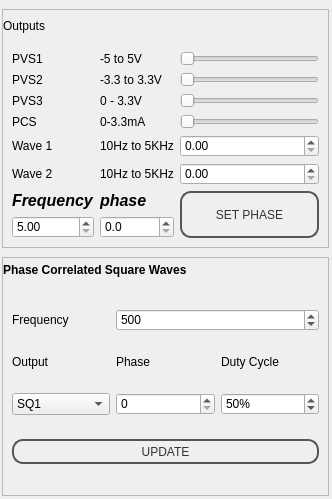
<?xml version="1.0" encoding="UTF-8"?>
<ui version="4.0">
 <class>MainWindow</class>
 <widget class="QMainWindow" name="MainWindow">
  <property name="geometry">
   <rect>
    <x>0</x>
    <y>0</y>
    <width>332</width>
    <height>499</height>
   </rect>
  </property>
  <property name="mouseTracking">
   <bool>false</bool>
  </property>
  <property name="windowTitle">
   <string>Control various outputs</string>
  </property>
  <property name="windowIcon">
   <iconset>
    <normaloff>../../../../../usr/share/pixmaps/cubeview48.png</normaloff>../../../../../usr/share/pixmaps/cubeview48.png</iconset>
  </property>
  <property name="windowOpacity">
   <double>1.000000000000000</double>
  </property>
  <property name="toolTip">
   <string/>
  </property>
  <property name="autoFillBackground">
   <bool>false</bool>
  </property>
  <property name="styleSheet">
   <string notr="true">QPushButton {
color: #333;
border: 2px solid #555;
border-radius: 11px;
padding: 5px;
background: qradialgradient(cx: 0.3, cy: -0.4,
fx: 0.3, fy: -0.4,
radius: 1.35, stop: 0 #fff, stop: 1 #888);
min-width: 80px;
}

QPushButton:pressed {
background: qradialgradient(cx: 0.4, cy: -0.1,
fx: 0.4, fy: -0.1,
radius: 1.35, stop: 0 #fff, stop: 1 #ddd);
}

QFrame.PeripheralCollection{
border-top-left-radius: 5px;
border-top-right-radius: 5px;
border: 1px solid black;
background: qlineargradient(x1: 0, y1: 0, x2: 0, y2: 1,
stop: 0 #6af, stop: 0.1 #689);
}
QFrame.PeripheralCollection QLabel {
color: white;
font-weight: bold;
}

QFrame.PeripheralCollectionInner {
background: qlineargradient(x1: 0, y1: 0, x2: 0, y2: 1,
stop: 0 #abe, stop: 0.7 #aba);
border: none;
border-top: 1px solid black;
}

QFrame.PeripheralCollectionInner QLabel{
color: black;
}


</string>
  </property>
  <property name="toolButtonStyle">
   <enum>Qt::ToolButtonIconOnly</enum>
  </property>
  <property name="tabShape">
   <enum>QTabWidget::Rounded</enum>
  </property>
  <widget class="QWidget" name="centralwidget">
   <property name="layoutDirection">
    <enum>Qt::LeftToRight</enum>
   </property>
   <layout class="QGridLayout" name="gridLayout_3">
    <property name="leftMargin">
     <number>2</number>
    </property>
    <property name="topMargin">
     <number>9</number>
    </property>
    <property name="rightMargin">
     <number>3</number>
    </property>
    <property name="bottomMargin">
     <number>3</number>
    </property>
    <property name="horizontalSpacing">
     <number>3</number>
    </property>
    <property name="verticalSpacing">
     <number>9</number>
    </property>
    <item row="0" column="0">
     <widget class="QFrame" name="frame_3">
      <property name="frameShape">
       <enum>QFrame::StyledPanel</enum>
      </property>
      <property name="frameShadow">
       <enum>QFrame::Raised</enum>
      </property>
      <property name="class" stdset="0">
       <string>PeripheralCollection</string>
      </property>
      <layout class="QVBoxLayout" name="verticalLayout_2">
       <property name="spacing">
        <number>5</number>
       </property>
       <property name="leftMargin">
        <number>0</number>
       </property>
       <property name="topMargin">
        <number>5</number>
       </property>
       <property name="rightMargin">
        <number>0</number>
       </property>
       <property name="bottomMargin">
        <number>0</number>
       </property>
       <item>
        <widget class="QLabel" name="label">
         <property name="text">
          <string>Outputs</string>
         </property>
        </widget>
       </item>
       <item>
        <widget class="QFrame" name="Frame">
         <property name="PeripheralCollectionInner" stdset="0">
          <string/>
         </property>
         <property name="class" stdset="0">
          <string>PeripheralCollectionInner</string>
         </property>
         <layout class="QGridLayout" name="gridLayout">
          <property name="sizeConstraint">
           <enum>QLayout::SetNoConstraint</enum>
          </property>
          <item row="2" column="1">
           <widget class="QLabel" name="PVS3_LABEL">
            <property name="text">
             <string>0 - 3.3V</string>
            </property>
           </widget>
          </item>
          <item row="4" column="2">
           <widget class="QDoubleSpinBox" name="sinebox2">
            <property name="sizePolicy">
             <sizepolicy hsizetype="Minimum" vsizetype="Fixed">
              <horstretch>0</horstretch>
              <verstretch>0</verstretch>
             </sizepolicy>
            </property>
            <property name="maximum">
             <double>1000000.000000000000000</double>
            </property>
           </widget>
          </item>
          <item row="1" column="1">
           <widget class="QLabel" name="PVS2_LABEL">
            <property name="text">
             <string>-3.3 to 3.3V</string>
            </property>
           </widget>
          </item>
          <item row="6" column="0">
           <widget class="QLabel" name="label_24">
            <property name="sizePolicy">
             <sizepolicy hsizetype="Maximum" vsizetype="Preferred">
              <horstretch>0</horstretch>
              <verstretch>0</verstretch>
             </sizepolicy>
            </property>
            <property name="font">
             <font>
              <pointsize>12</pointsize>
              <weight>75</weight>
              <italic>true</italic>
              <bold>true</bold>
             </font>
            </property>
            <property name="text">
             <string>Frequency</string>
            </property>
           </widget>
          </item>
          <item row="5" column="2">
           <widget class="QDoubleSpinBox" name="sinebox1">
            <property name="sizePolicy">
             <sizepolicy hsizetype="Minimum" vsizetype="Fixed">
              <horstretch>0</horstretch>
              <verstretch>0</verstretch>
             </sizepolicy>
            </property>
            <property name="maximum">
             <double>1000000.000000000000000</double>
            </property>
           </widget>
          </item>
          <item row="5" column="1">
           <widget class="QLabel" name="WAVE2_FREQ">
            <property name="text">
             <string>10Hz to 5KHz</string>
            </property>
           </widget>
          </item>
          <item row="0" column="2">
           <widget class="QSlider" name="horizontalSlider">
            <property name="maximum">
             <number>4095</number>
            </property>
            <property name="orientation">
             <enum>Qt::Horizontal</enum>
            </property>
           </widget>
          </item>
          <item row="7" column="1">
           <widget class="QDoubleSpinBox" name="sinePhase_phase">
            <property name="sizePolicy">
             <sizepolicy hsizetype="Minimum" vsizetype="Fixed">
              <horstretch>0</horstretch>
              <verstretch>0</verstretch>
             </sizepolicy>
            </property>
            <property name="decimals">
             <number>1</number>
            </property>
            <property name="maximum">
             <double>359.000000000000000</double>
            </property>
           </widget>
          </item>
          <item row="5" column="0">
           <widget class="QLabel" name="label_22">
            <property name="sizePolicy">
             <sizepolicy hsizetype="Maximum" vsizetype="Preferred">
              <horstretch>0</horstretch>
              <verstretch>0</verstretch>
             </sizepolicy>
            </property>
            <property name="text">
             <string>Wave 2</string>
            </property>
           </widget>
          </item>
          <item row="3" column="2">
           <widget class="QSlider" name="horizontalSlider_4">
            <property name="maximum">
             <number>4095</number>
            </property>
            <property name="orientation">
             <enum>Qt::Horizontal</enum>
            </property>
           </widget>
          </item>
          <item row="2" column="2">
           <widget class="QSlider" name="horizontalSlider_3">
            <property name="maximum">
             <number>4095</number>
            </property>
            <property name="orientation">
             <enum>Qt::Horizontal</enum>
            </property>
           </widget>
          </item>
          <item row="3" column="0">
           <widget class="QLabel" name="label_8">
            <property name="sizePolicy">
             <sizepolicy hsizetype="Maximum" vsizetype="Preferred">
              <horstretch>0</horstretch>
              <verstretch>0</verstretch>
             </sizepolicy>
            </property>
            <property name="text">
             <string>PCS</string>
            </property>
           </widget>
          </item>
          <item row="2" column="0">
           <widget class="QLabel" name="label_5">
            <property name="sizePolicy">
             <sizepolicy hsizetype="Maximum" vsizetype="Preferred">
              <horstretch>0</horstretch>
              <verstretch>0</verstretch>
             </sizepolicy>
            </property>
            <property name="text">
             <string>PVS3</string>
            </property>
           </widget>
          </item>
          <item row="1" column="2">
           <widget class="QSlider" name="horizontalSlider_2">
            <property name="maximum">
             <number>4095</number>
            </property>
            <property name="orientation">
             <enum>Qt::Horizontal</enum>
            </property>
           </widget>
          </item>
          <item row="4" column="1">
           <widget class="QLabel" name="WAVE1_FREQ">
            <property name="text">
             <string>10Hz to 5KHz</string>
            </property>
           </widget>
          </item>
          <item row="6" column="2" rowspan="2">
           <widget class="QPushButton" name="pushButton_2">
            <property name="sizePolicy">
             <sizepolicy hsizetype="Minimum" vsizetype="Minimum">
              <horstretch>0</horstretch>
              <verstretch>0</verstretch>
             </sizepolicy>
            </property>
            <property name="text">
             <string>SET PHASE</string>
            </property>
           </widget>
          </item>
          <item row="0" column="1">
           <widget class="QLabel" name="PVS1_LABEL">
            <property name="text">
             <string>-5 to 5V</string>
            </property>
           </widget>
          </item>
          <item row="4" column="0">
           <widget class="QLabel" name="label_15">
            <property name="sizePolicy">
             <sizepolicy hsizetype="Maximum" vsizetype="Preferred">
              <horstretch>0</horstretch>
              <verstretch>0</verstretch>
             </sizepolicy>
            </property>
            <property name="text">
             <string>Wave 1</string>
            </property>
           </widget>
          </item>
          <item row="0" column="0">
           <widget class="QLabel" name="label_6">
            <property name="sizePolicy">
             <sizepolicy hsizetype="Maximum" vsizetype="Preferred">
              <horstretch>0</horstretch>
              <verstretch>0</verstretch>
             </sizepolicy>
            </property>
            <property name="text">
             <string>PVS1 </string>
            </property>
           </widget>
          </item>
          <item row="3" column="1">
           <widget class="QLabel" name="PCS_LABEL">
            <property name="text">
             <string>0-3.3mA</string>
            </property>
           </widget>
          </item>
          <item row="7" column="0">
           <widget class="QDoubleSpinBox" name="sinePhase_freq">
            <property name="sizePolicy">
             <sizepolicy hsizetype="Minimum" vsizetype="Fixed">
              <horstretch>0</horstretch>
              <verstretch>0</verstretch>
             </sizepolicy>
            </property>
            <property name="minimum">
             <double>5.000000000000000</double>
            </property>
            <property name="maximum">
             <double>5000.000000000000000</double>
            </property>
           </widget>
          </item>
          <item row="6" column="1">
           <widget class="QLabel" name="label_25">
            <property name="sizePolicy">
             <sizepolicy hsizetype="Maximum" vsizetype="Maximum">
              <horstretch>0</horstretch>
              <verstretch>0</verstretch>
             </sizepolicy>
            </property>
            <property name="font">
             <font>
              <pointsize>12</pointsize>
              <weight>75</weight>
              <italic>true</italic>
              <bold>true</bold>
             </font>
            </property>
            <property name="text">
             <string>phase</string>
            </property>
           </widget>
          </item>
          <item row="1" column="0">
           <widget class="QLabel" name="label_7">
            <property name="sizePolicy">
             <sizepolicy hsizetype="Maximum" vsizetype="Preferred">
              <horstretch>0</horstretch>
              <verstretch>0</verstretch>
             </sizepolicy>
            </property>
            <property name="text">
             <string>PVS2 </string>
            </property>
           </widget>
          </item>
         </layout>
        </widget>
       </item>
      </layout>
     </widget>
    </item>
    <item row="1" column="0">
     <widget class="QFrame" name="frame">
      <property name="styleSheet">
       <string notr="true"/>
      </property>
      <property name="frameShape">
       <enum>QFrame::StyledPanel</enum>
      </property>
      <property name="frameShadow">
       <enum>QFrame::Raised</enum>
      </property>
      <property name="class" stdset="0">
       <string>PeripheralCollection</string>
      </property>
      <layout class="QVBoxLayout" name="verticalLayout">
       <property name="spacing">
        <number>5</number>
       </property>
       <property name="leftMargin">
        <number>0</number>
       </property>
       <property name="topMargin">
        <number>5</number>
       </property>
       <property name="rightMargin">
        <number>0</number>
       </property>
       <property name="bottomMargin">
        <number>0</number>
       </property>
       <item>
        <widget class="QLabel" name="label_2">
         <property name="sizePolicy">
          <sizepolicy hsizetype="Preferred" vsizetype="Maximum">
           <horstretch>0</horstretch>
           <verstretch>0</verstretch>
          </sizepolicy>
         </property>
         <property name="font">
          <font>
           <weight>75</weight>
           <bold>true</bold>
          </font>
         </property>
         <property name="text">
          <string>Phase Correlated Square Waves</string>
         </property>
        </widget>
       </item>
       <item>
        <widget class="QFrame" name="Frame2">
         <property name="class" stdset="0">
          <string>PeripheralCollectionInner</string>
         </property>
         <layout class="QGridLayout" name="gridLayout_2">
          <item row="0" column="0">
           <widget class="QLabel" name="label_3">
            <property name="text">
             <string>Frequency</string>
            </property>
           </widget>
          </item>
          <item row="0" column="1" colspan="2">
           <widget class="QSpinBox" name="SQR_FREQ">
            <property name="minimum">
             <number>1</number>
            </property>
            <property name="maximum">
             <number>1000000</number>
            </property>
            <property name="value">
             <number>500</number>
            </property>
           </widget>
          </item>
          <item row="1" column="0">
           <widget class="QLabel" name="label_18">
            <property name="text">
             <string>Output</string>
            </property>
           </widget>
          </item>
          <item row="1" column="1">
           <widget class="QLabel" name="label_20">
            <property name="text">
             <string>Phase</string>
            </property>
           </widget>
          </item>
          <item row="1" column="2">
           <widget class="QLabel" name="label_21">
            <property name="sizePolicy">
             <sizepolicy hsizetype="Preferred" vsizetype="Maximum">
              <horstretch>0</horstretch>
              <verstretch>0</verstretch>
             </sizepolicy>
            </property>
            <property name="text">
             <string>Duty Cycle</string>
            </property>
           </widget>
          </item>
          <item row="2" column="0">
           <widget class="QComboBox" name="SQR_NM">
            <item>
             <property name="text">
              <string>SQ1</string>
             </property>
            </item>
            <item>
             <property name="text">
              <string>SQ2</string>
             </property>
            </item>
            <item>
             <property name="text">
              <string>OD1</string>
             </property>
            </item>
            <item>
             <property name="text">
              <string>OD2</string>
             </property>
            </item>
           </widget>
          </item>
          <item row="2" column="1">
           <widget class="QSpinBox" name="SQR_PH">
            <property name="maximum">
             <number>360</number>
            </property>
           </widget>
          </item>
          <item row="2" column="2">
           <widget class="QSpinBox" name="SQR_DC">
            <property name="suffix">
             <string>%</string>
            </property>
            <property name="maximum">
             <number>100</number>
            </property>
            <property name="value">
             <number>50</number>
            </property>
           </widget>
          </item>
          <item row="3" column="0" colspan="3">
           <widget class="QPushButton" name="pushButton_7">
            <property name="maximumSize">
             <size>
              <width>16777215</width>
              <height>25</height>
             </size>
            </property>
            <property name="text">
             <string>UPDATE</string>
            </property>
           </widget>
          </item>
         </layout>
        </widget>
       </item>
      </layout>
     </widget>
    </item>
   </layout>
  </widget>
  <action name="actionSave_as">
   <property name="text">
    <string>Save as</string>
   </property>
  </action>
 </widget>
 <resources/>
 <connections>
  <connection>
   <sender>horizontalSlider</sender>
   <signal>valueChanged(int)</signal>
   <receiver>MainWindow</receiver>
   <slot>setPVS1(int)</slot>
   <hints>
    <hint type="sourcelabel">
     <x>314</x>
     <y>58</y>
    </hint>
    <hint type="destinationlabel">
     <x>330</x>
     <y>18</y>
    </hint>
   </hints>
  </connection>
  <connection>
   <sender>horizontalSlider_2</sender>
   <signal>valueChanged(int)</signal>
   <receiver>MainWindow</receiver>
   <slot>setPVS2(int)</slot>
   <hints>
    <hint type="sourcelabel">
     <x>281</x>
     <y>97</y>
    </hint>
    <hint type="destinationlabel">
     <x>331</x>
     <y>94</y>
    </hint>
   </hints>
  </connection>
  <connection>
   <sender>horizontalSlider_3</sender>
   <signal>valueChanged(int)</signal>
   <receiver>MainWindow</receiver>
   <slot>setPVS3(int)</slot>
   <hints>
    <hint type="sourcelabel">
     <x>241</x>
     <y>132</y>
    </hint>
    <hint type="destinationlabel">
     <x>330</x>
     <y>190</y>
    </hint>
   </hints>
  </connection>
  <connection>
   <sender>horizontalSlider_4</sender>
   <signal>valueChanged(int)</signal>
   <receiver>MainWindow</receiver>
   <slot>setPCS(int)</slot>
   <hints>
    <hint type="sourcelabel">
     <x>232</x>
     <y>173</y>
    </hint>
    <hint type="destinationlabel">
     <x>332</x>
     <y>177</y>
    </hint>
   </hints>
  </connection>
  <connection>
   <sender>sinebox2</sender>
   <signal>valueChanged(double)</signal>
   <receiver>MainWindow</receiver>
   <slot>setSINE1(double)</slot>
   <hints>
    <hint type="sourcelabel">
     <x>268</x>
     <y>207</y>
    </hint>
    <hint type="destinationlabel">
     <x>332</x>
     <y>233</y>
    </hint>
   </hints>
  </connection>
  <connection>
   <sender>sinebox1</sender>
   <signal>valueChanged(double)</signal>
   <receiver>MainWindow</receiver>
   <slot>setSINE2(double)</slot>
   <hints>
    <hint type="sourcelabel">
     <x>261</x>
     <y>239</y>
    </hint>
    <hint type="destinationlabel">
     <x>333</x>
     <y>275</y>
    </hint>
   </hints>
  </connection>
  <connection>
   <sender>pushButton_2</sender>
   <signal>clicked()</signal>
   <receiver>MainWindow</receiver>
   <slot>setSinePhase()</slot>
   <hints>
    <hint type="sourcelabel">
     <x>252</x>
     <y>294</y>
    </hint>
    <hint type="destinationlabel">
     <x>332</x>
     <y>315</y>
    </hint>
   </hints>
  </connection>
  <connection>
   <sender>pushButton_7</sender>
   <signal>clicked()</signal>
   <receiver>MainWindow</receiver>
   <slot>sqr_update()</slot>
   <hints>
    <hint type="sourcelabel">
     <x>204</x>
     <y>456</y>
    </hint>
    <hint type="destinationlabel">
     <x>325</x>
     <y>477</y>
    </hint>
   </hints>
  </connection>
  <connection>
   <sender>SQR_PH</sender>
   <signal>valueChanged(int)</signal>
   <receiver>MainWindow</receiver>
   <slot>sqr_phase(int)</slot>
   <hints>
    <hint type="sourcelabel">
     <x>140</x>
     <y>426</y>
    </hint>
    <hint type="destinationlabel">
     <x>5</x>
     <y>415</y>
    </hint>
   </hints>
  </connection>
  <connection>
   <sender>SQR_DC</sender>
   <signal>valueChanged(int)</signal>
   <receiver>MainWindow</receiver>
   <slot>sqr_dc(int)</slot>
   <hints>
    <hint type="sourcelabel">
     <x>300</x>
     <y>430</y>
    </hint>
    <hint type="destinationlabel">
     <x>331</x>
     <y>422</y>
    </hint>
   </hints>
  </connection>
 </connections>
 <slots>
  <slot>setPCS(int)</slot>
  <slot>setPVS1(int)</slot>
  <slot>setPVS2(int)</slot>
  <slot>setPVS3(int)</slot>
  <slot>setSINE1(double)</slot>
  <slot>setSINE2(double)</slot>
  <slot>setOffset(int)</slot>
  <slot>setOpacity(int)</slot>
  <slot>measure_interval()</slot>
  <slot>sqr_phase(int)</slot>
  <slot>sqr_freq(int)</slot>
  <slot>sqr_dc(int)</slot>
  <slot>sqr_update()</slot>
  <slot>autoset()</slot>
  <slot>setSINEPHASE(double)</slot>
  <slot>collapse_waveform()</slot>
  <slot>setSinePhase()</slot>
 </slots>
</ui>
